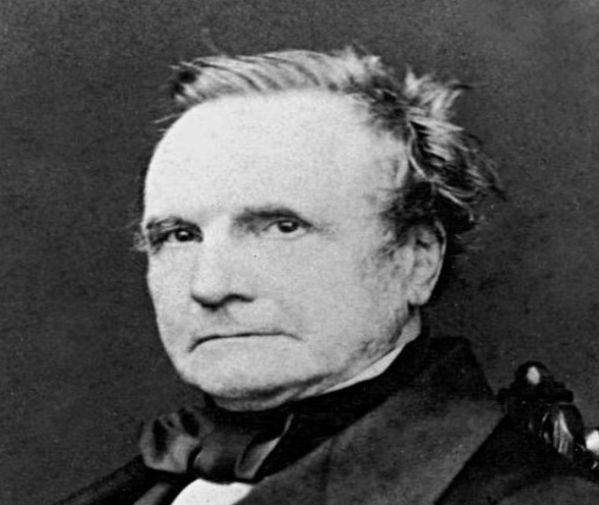
#> input picture Projelerle Yapay Zeka/Benzerlik_Algoritmaları/gorsel1.png, 599 x 505 px
$ python gorsel_fark.py
#> lines starting #> are read from the running program, lines starting #| are printed output that depends on the picture
from PIL import Image ,ImageChops

def gorselFark(gorsel_1, gorsel_2):

    gorsel_fark = ImageChops.difference(gorsel_1, gorsel_2)

    if gorsel_fark.getbbox():
        gorsel_fark.show()
        gorsel_fark.save('fark.png')


if __name__ == '__main__':
    gorsel_1 = Image.open('gorsel1.png')
#> gorsel_1 is the input picture: PIL image 599x505 RGB; min 0, max 250, mean 84.5
    gorsel_2 = Image.open('gorsel2.png')
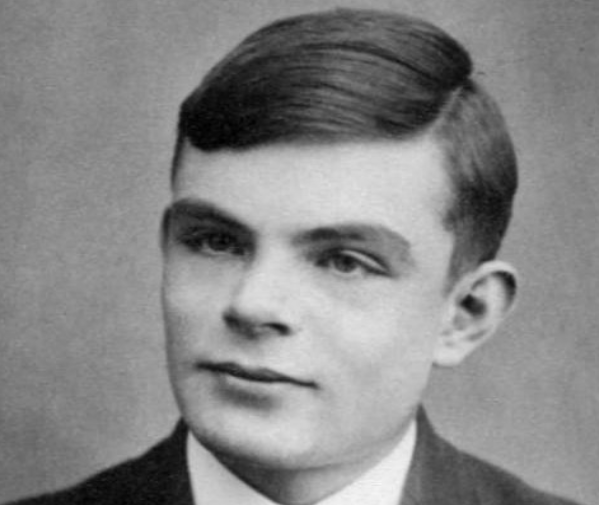
#> input picture Projelerle Yapay Zeka/Benzerlik_Algoritmaları/gorsel2.png, 599 x 505 px
#> gorsel_2 is the input picture: PIL image 599x505 RGB; min 0, max 248, mean 134.4
    gorselFark(gorsel_1, gorsel_2)
#> in gorselFark, `gorsel_fark = ImageChops.difference(gorsel_1, gorsel_2)`:
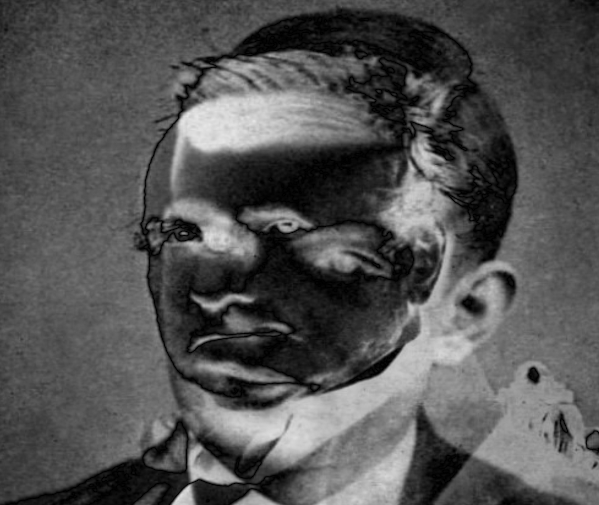
#> gorsel_fark: PIL image 599x505 RGB; min 0, max 231, mean 82.7
